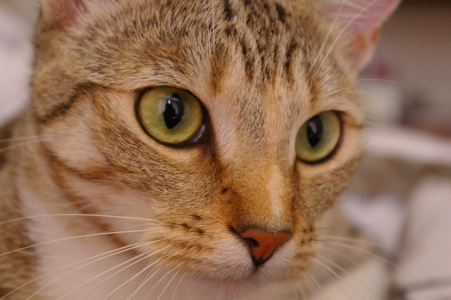
#> input picture skimage.data.chelsea(), 451 x 300 px
$ jupyter execute nnApproach_rgb.ipynb
#> lines starting #> are read from the running program, lines starting #| are printed output that depends on the picture; long printed decimals are rounded
[cell 1]
import numpy as np
import numpy
import matplotlib.pyplot as plt

[cell 2]
import skimage.data
import matplotlib.image as mpimg
img=skimage.data.chelsea()
#> img is the input picture: shape (300, 451, 3); mean R, G, B 147.7, 111.4, 86.8
img=mpimg.imread('data/cat.jpg')
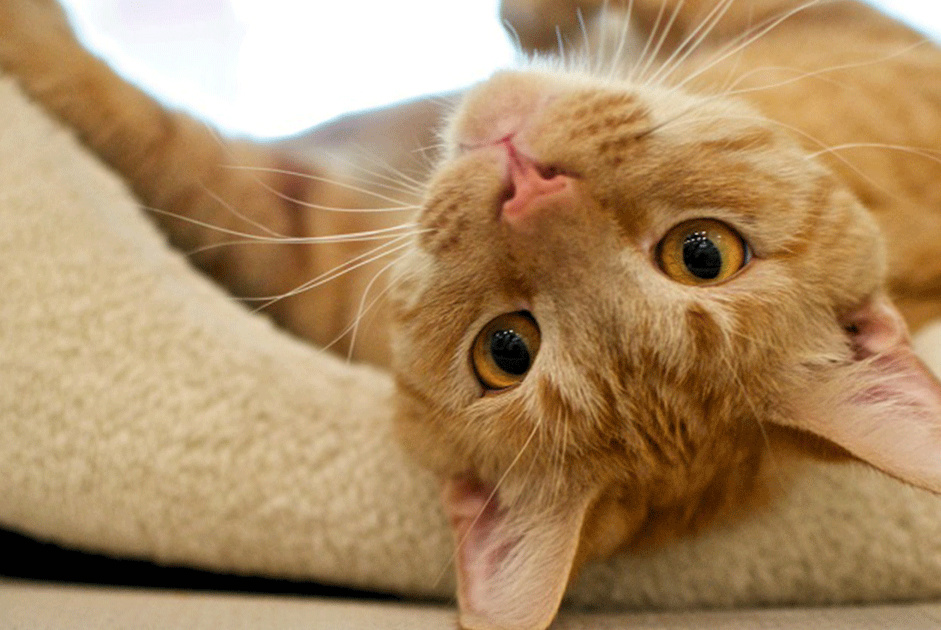
#> input picture CS520_IntroToAI/assignment4/data/cat.jpg, 941 x 630 px
#> img is the input picture: shape (630, 941, 3); mean R, G, B 172.5, 140.6, 101.5

[cell 3]
plt.subplot(121)
plt.imshow(img)
plt.subplot(122)
plt.imshow(skimage.color.rgb2gray(img),cmap=plt.cm.gray)

[cell 4]
igrey=skimage.color.rgb2gray(img)
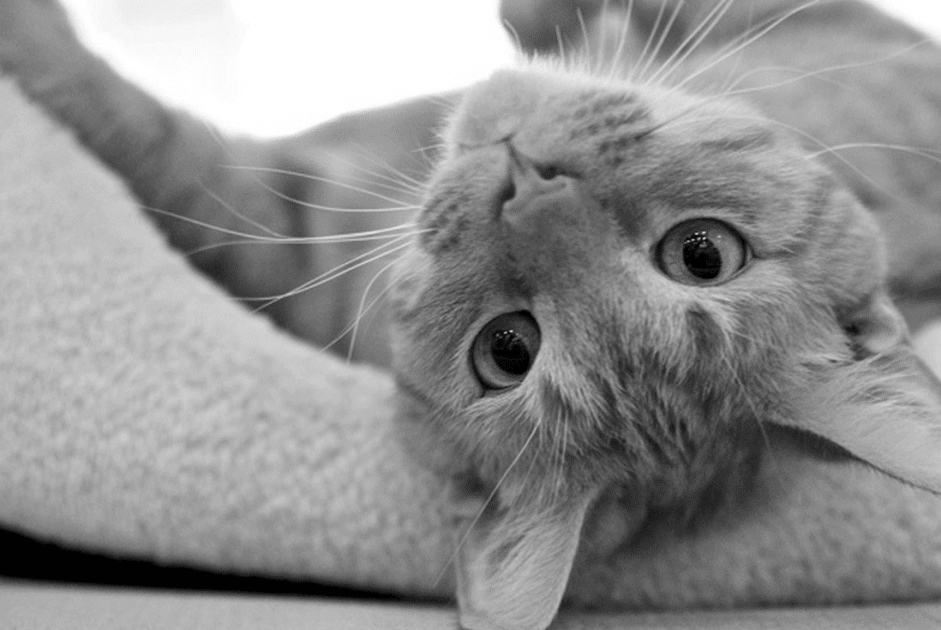
#> igrey: shape (630, 941) float64; min 0, max 1, mean 0.567

[cell 5]
def rgb2gray(rgb):
    return np.dot(rgb[...,:3], [0.21, 0.72, 0.07])

[cell 6]
split=450
limg=img[:,:split,:]
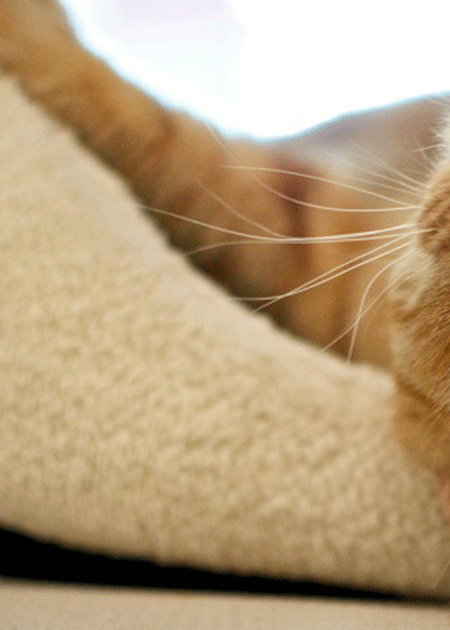
#> limg: shape (630, 450, 3); mean R, G, B 184.9, 161.4, 128.2
rimg=img[:,split:,:]
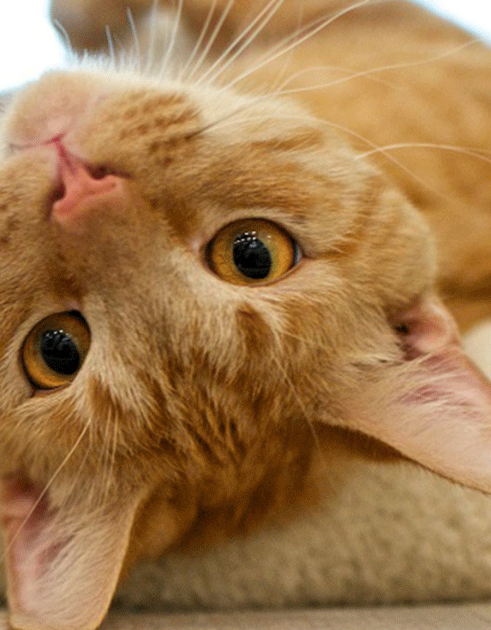
#> rimg: shape (630, 491, 3); mean R, G, B 161.1, 121.5, 77
lgrey=igrey[:,:split]*255
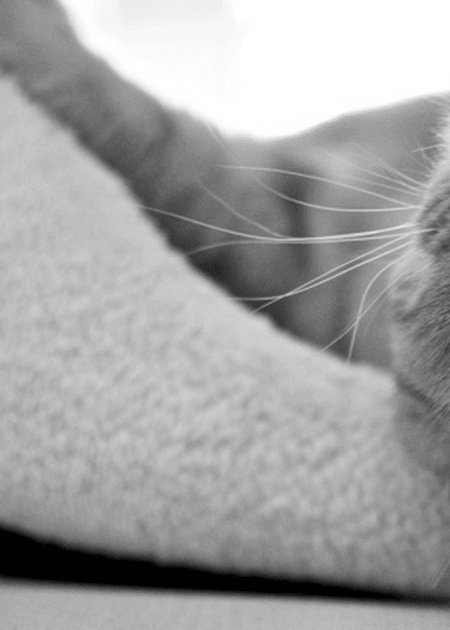
#> lgrey: shape (630, 450) float64; min 0, max 255, mean 164
rgrey=igrey[:,split:]*255
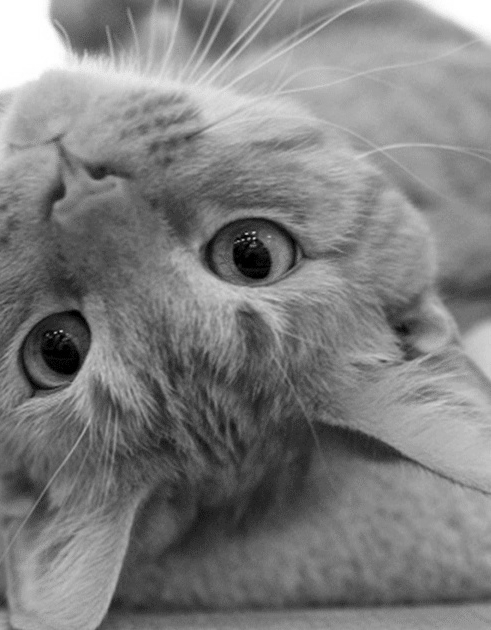
#> rgrey: shape (630, 491) float64; min 0, max 255, mean 126.7

[cell 7]
limg_edge=limg[1:limg.shape[0]-1,1:limg.shape[1]-1,:]
rimg_edge=rimg[1:rimg.shape[0]-1,1:rimg.shape[1]-1,:]

[cell 8]
grey3x3=[]
r3x3=[]
g3x3=[]
b3x3=[]
for row in range(limg.shape[0]-2):
    for col in range(limg.shape[1]-2):
        grey3x3.append(lgrey[row:row+3,col:col+3])
        r3x3.append(limg[row:row+3,col:col+3,0])
        g3x3.append(limg[row:row+3,col:col+3,1])
        b3x3.append(limg[row:row+3,col:col+3,2])
#> after the loop, b3x3 = 281344 items; g3x3 = 281344 items; grey3x3 = 281344 items; r3x3 = 281344 items

grey3x3=np.array(grey3x3)
r3x3=np.array(r3x3)
g3x3=np.array(g3x3)
b3x3=np.array(b3x3)


inputX=grey3x3.reshape((grey3x3.shape[0],9))

y_r=limg[:,:,0][1:limg.shape[0]-1,1:limg.shape[1]-1].reshape(-1)
y_g=limg[:,:,1][1:limg.shape[0]-1,1:limg.shape[1]-1].reshape(-1)
y_b=limg[:,:,2][1:limg.shape[0]-1,1:limg.shape[1]-1].reshape(-1)

[cell 9]
grey3x3=[]
r3x3=[]
g3x3=[]
b3x3=[]
for row in range(rimg.shape[0]-2):
    for col in range(rimg.shape[1]-2):
        grey3x3.append(rgrey[row:row+3,col:col+3])
        r3x3.append(rimg[row:row+3,col:col+3,0])
        g3x3.append(rimg[row:row+3,col:col+3,1])
        b3x3.append(rimg[row:row+3,col:col+3,2])
#> after the loop, b3x3 = 307092 items; g3x3 = 307092 items; grey3x3 = 307092 items; r3x3 = 307092 items

grey3x3=np.array(grey3x3)
r3x3=np.array(r3x3)
g3x3=np.array(g3x3)
b3x3=np.array(b3x3)


test_X=grey3x3.reshape((grey3x3.shape[0],9))

test_r=rimg[:,:,0][1:rimg.shape[0]-1,1:rimg.shape[1]-1].reshape(-1)
test_g=rimg[:,:,1][1:rimg.shape[0]-1,1:rimg.shape[1]-1].reshape(-1)
test_b=rimg[:,:,2][1:rimg.shape[0]-1,1:rimg.shape[1]-1].reshape(-1)

[cell 10]
def sigmoid(x):
    return 1 / (1 + np.e ** -x)
def tanh(x):
    return (np.exp(x) - np.exp(-x)) / (np.exp(x) + np.exp(-x))
activation_function = tanh
from scipy.stats import truncnorm
def truncated_normal(mean=0, sd=1, low=0, upp=10):
    return truncnorm(
        (low - mean) / sd, (upp - mean) / sd, loc=mean, scale=sd)
class NeuralNetwork:


    def __init__(self,
                 no_of_in_nodes,
                 no_of_out_nodes,
                 no_of_hidden_nodes,
                 learning_rate,
                 bias=None
                ):
        self.no_of_in_nodes = no_of_in_nodes
        self.no_of_out_nodes = no_of_out_nodes

        self.no_of_hidden_nodes = no_of_hidden_nodes

        self.learning_rate = learning_rate
        self.bias = bias
        self.create_weight_matrices()


    def create_weight_matrices(self):
        """ A method to initialize the weight matrices of the neural
        network with optional bias nodes"""

        bias_node = 1 if self.bias else 0

        rad = 1 / np.sqrt(self.no_of_in_nodes + bias_node)
        X = truncated_normal(mean=0, sd=1, low=-rad, upp=rad)
        self.weights_in_hidden = X.rvs((self.no_of_hidden_nodes,
                                       self.no_of_in_nodes + bias_node))
        rad = 1 / np.sqrt(self.no_of_hidden_nodes + bias_node)
        X = truncated_normal(mean=0, sd=1, low=-rad, upp=rad)
        self.weights_hidden_out = X.rvs((self.no_of_out_nodes,
                                        self.no_of_hidden_nodes + bias_node))


    def train(self, input_vector, target_vector):
        # input_vector and target_vector can be tuple, list or ndarray

        bias_node = 1 if self.bias else 0
        if self.bias:
            # adding bias node to the end of the inpuy_vector
            input_vector = np.concatenate( (input_vector, [self.bias]) )


        input_vector = np.array(input_vector, ndmin=2).T
        target_vector = np.array(target_vector, ndmin=2).T

        output_vector1 = np.dot(self.weights_in_hidden, input_vector)
        output_vector_hidden = activation_function(output_vector1)
        #output_vector_hidden=output_vector1
        #print(output_vector_hidden.shape)


        if self.bias:
            output_vector_hidden = np.concatenate( (output_vector_hidden, [[self.bias]]) )


        output_vector2 = np.dot(self.weights_hidden_out, output_vector_hidden)
        output_vector_network = activation_function(output_vector2)
        #output_vector_network= output_vector2
        #print('output',output_vector_network)
        #output_errors =target_vector - output_vector_network
        output_errors =((target_vector - output_vector_network)**2).mean(axis=1).reshape((3,1))
        #print('error',output_errors)


        #print(self.weights_in_hidden)
        # update the weights:
        tmp = output_errors * (1-output_vector_network**2) #* (1.0 - output_vector_network)
        tmp = self.learning_rate  * np.dot(tmp, output_vector_hidden.T)
        self.weights_hidden_out += tmp
        # calculate hidden errors:
        hidden_errors = np.dot(self.weights_hidden_out.T, output_errors)
        #print(hidden_errors.shape)
        #print(hidden_errors)
        # update the weights:
        tmp = hidden_errors * (1- output_vector_hidden**2)
        if self.bias:
            x = np.dot(tmp, input_vector.T)[:-1,:]     # ???? last element cut off, ???
        else:
            x = np.dot(tmp, input_vector.T)
        self.weights_in_hidden += self.learning_rate * x


    def run(self, input_vector):
        # input_vector can be tuple, list or ndarray

        if self.bias:
            # adding bias node to the end of the inpuy_vector
            input_vector = np.concatenate( (input_vector, [1]) )
        input_vector = np.array(input_vector, ndmin=2).T
        output_vector = np.dot(self.weights_in_hidden, input_vector)
        output_vector = activation_function(output_vector)


        if self.bias:
            output_vector = np.concatenate( (output_vector, [[1]]) )

        output_vector = np.dot(self.weights_hidden_out, output_vector)
        output_vector = activation_function(output_vector)

        return output_vector

[cell 11]
simple_network = NeuralNetwork(no_of_in_nodes=9,
                               no_of_out_nodes=3,
                               no_of_hidden_nodes=8,
                               learning_rate=0.01,
                               bias=None)
#data=[[1,1],[2,2],[3,3],[4,4],[5,5],[6,6],[7,7],[8,8],[9,9],[10,10]]

for _ in range(4):
    for i in range(20):
        #print(inputX[i])
        #print(np.array([[y_a[i]],[y_b[i]]]).shape)
        simple_network.train(inputX[i],(np.array([y_r[i],y_g[i],y_b[i]]).astype('int8'))/128)
#> this loop made 4 passes


pred=simple_network.run(test_X)*255
print(pred[:,:10])
#| [[251.200 251.200 251.200 251.200 251.200
#|   251.200 251.200 251.200 251.200 251.200]
#|  [250.155 250.155 250.155 250.155 250.155
#|   250.155 250.155 250.155 250.155 250.155]
#|  [122.784 122.784 122.784 122.784 122.784
#|   122.784 122.784 122.784 122.784 122.784]]

pred_r=pred[0].reshape(rimg.shape[0]-2,rimg.shape[1]-2).astype('uint8')
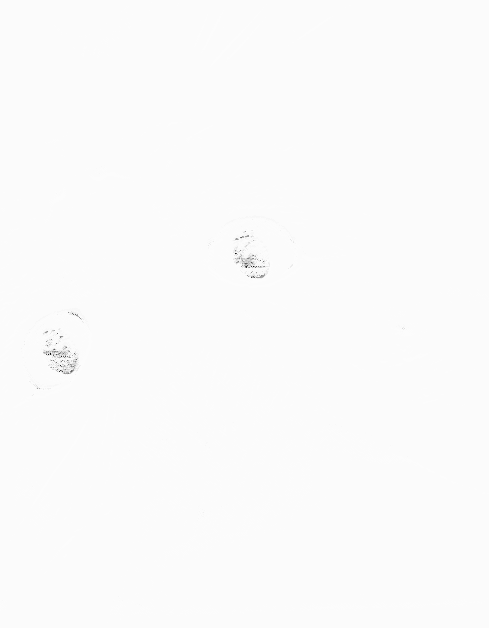
#> pred_r: shape (628, 489); min 8, max 255, mean 250.9
pred_g=pred[1].reshape(rimg.shape[0]-2,rimg.shape[1]-2).astype('uint8')
pred_b=pred[2].reshape(rimg.shape[0]-2,rimg.shape[1]-2).astype('uint8')
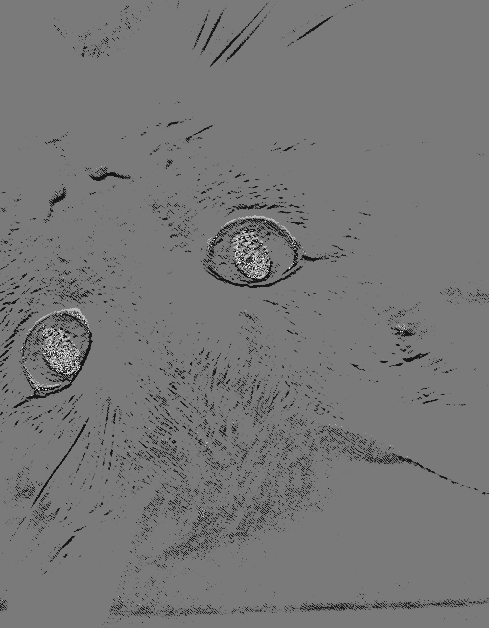
#> pred_b: shape (628, 489); min 0, max 255, mean 118.3

pred_rimg=np.array([pred_r,pred_g,pred_b])

pred_rimg=pred_rimg.transpose((1,2,0))
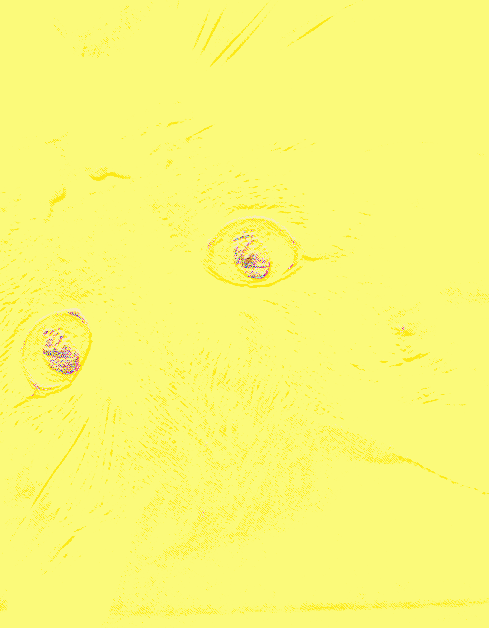
#> pred_rimg: shape (628, 489, 3); mean of channels 0, 1, 2 250.9, 248.9, 118.3; drawn as R, G, B

compare_img=np.append(limg_edge,pred_rimg,axis=1)
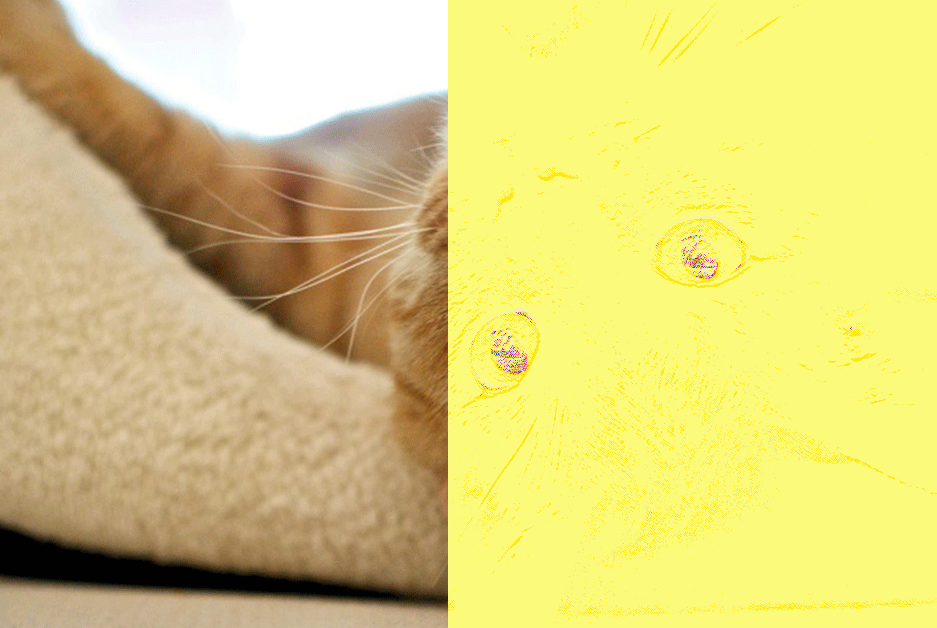
#> compare_img: shape (628, 937, 3); mean R, G, B 219.3, 207, 122.9
plt.axis('off')

plt.imshow(compare_img)
true_rimg=np.array([rimg_edge[:,:,0],rimg_edge[:,:,1],rimg_edge[:,:,2]])
true_rimg=true_rimg.transpose((1,2,0))
print("2-norm:",np.linalg.norm(pred_rimg-true_rimg))
#| 2-norm: 113807.776

[cell 12]
true_rimg=np.array([rimg_edge[:,:,0],rimg_edge[:,:,1],rimg_edge[:,:,2]])

true_rimg=true_rimg.transpose((1,2,0))

compare_img=np.append(limg_edge,true_rimg,axis=1)

plt.imshow(compare_img)

[cell 13]
np.linalg.norm(pred_rimg-true_rimg)
#> Out = 113807.8

[cell 14]
pred_rimg.shape
#> Out = (628, 489, 3)

[cell 15]
(np.array([y_r[i],y_g[i],y_b[i]])-128)/128
#> Out = [0.375, 0.0859, 1.74]

[cell 16]
(np.array([y_r[i],y_g[i],y_b[i]])).astype('int8')/128
#> Out = [-0.625, -0.914, 0.742]

[cell 17]
(np.array([146,123,105]).astype('uint8')-128)/128
#> Out = [0.141, 1.96, 1.82]

[cell 18]
limg_edge.shape
#> Out = (628, 448, 3)

[cell 19]
pred_rimg.shape
#> Out = (628, 489, 3)
